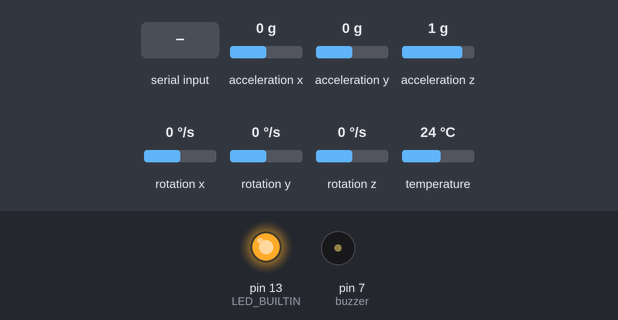
Recording of a sketch running on a simulated Arduino Leonardo, built with avr-gcc and run on an emulated ATmega32U4. Parts: output pins drawn as LEDs (lit = HIGH), buzzer (waves = sounding, pin HIGH). The inputs (shaded band) are chosen by the test bench; at power-on: acceleration x 0 g, acceleration y 0 g, acceleration z 1 g, rotation x 0 °/s, rotation y 0 °/s, rotation z 0 °/s, temperature 24 °C. What the sketch prints to the serial monitor is not drawn.

Above: at 1.3 s.
1.4 s: "E" received over Serial
At 2.4 s:
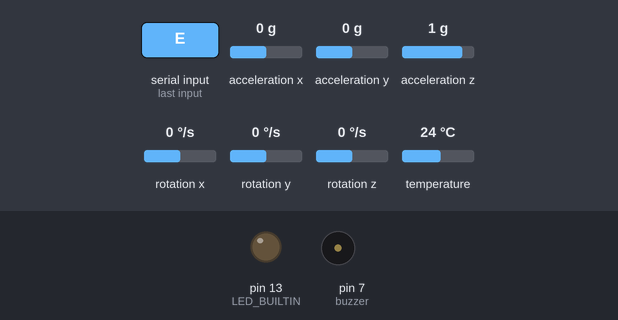
3.1 s: "B" received over Serial
At 3.5 s:
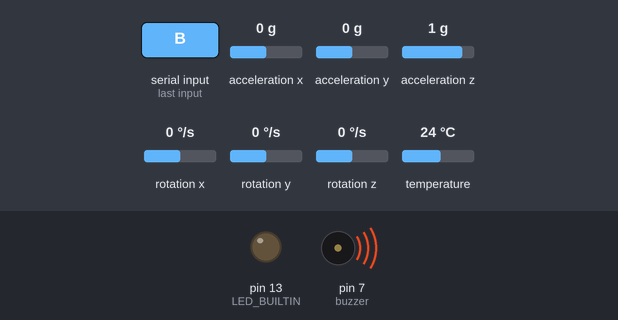
Timing chart, 0 to 6.1 s (numbered marks = the images above; inputs shaded):
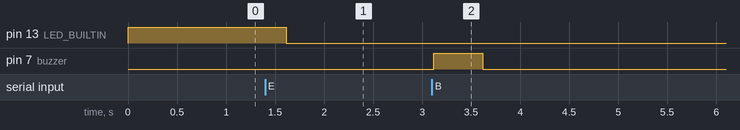

Measured:
- after the input at 1.4 s, pin 13 (LED_BUILTIN): HIGH → LOW after 0.21 s
- after the input at 3.1 s, pin 7 (buzzer): LOW → HIGH at once, → LOW 0.50 s later

The sketch:

MPU-6050.ino
```cpp
// Basic demo for accelerometer readings from Adafruit MPU6050

#include <Adafruit_MPU6050.h>
#include <Adafruit_Sensor.h>
#include <Wire.h>
int buzzer = 7;
int led_status = HIGH;
int incomingByte = 0;

Adafruit_MPU6050 mpu;

void setup(void) {
  Serial.begin(9600);

  pinMode(LED_BUILTIN, OUTPUT);
  pinMode(buzzer, OUTPUT);
  digitalWrite(LED_BUILTIN, HIGH);   // turn the LED on (HIGH is the voltage level)
  digitalWrite(buzzer, LOW);
  led_status = HIGH;

  while (!Serial)
    delay(10); // will pause Zero, Leonardo, etc until serial console opens

  Serial.println("Adafruit MPU6050 test!");

  // Try to initialize!
  if (!mpu.begin()) {
    Serial.println("Failed to find MPU6050 chip");
    while (1) {
      delay(10);
    }
  }
  Serial.println("MPU6050 Found!");

  mpu.setAccelerometerRange(MPU6050_RANGE_8_G);
  Serial.print("Accelerometer range set to: ");
  switch (mpu.getAccelerometerRange()) {
    case MPU6050_RANGE_2_G:
      Serial.println("+-2G");
      break;
    case MPU6050_RANGE_4_G:
      Serial.println("+-4G");
      break;
    case MPU6050_RANGE_8_G:
      Serial.println("+-8G");
      break;
    case MPU6050_RANGE_16_G:
      Serial.println("+-16G");
      break;
  }
  mpu.setGyroRange(MPU6050_RANGE_500_DEG);
  Serial.print("Gyro range set to: ");
  switch (mpu.getGyroRange()) {
    case MPU6050_RANGE_250_DEG:
      Serial.println("+- 250 deg/s");
      break;
    case MPU6050_RANGE_500_DEG:
      Serial.println("+- 500 deg/s");
      break;
    case MPU6050_RANGE_1000_DEG:
      Serial.println("+- 1000 deg/s");
      break;
    case MPU6050_RANGE_2000_DEG:
      Serial.println("+- 2000 deg/s");
      break;
  }

  mpu.setFilterBandwidth(MPU6050_BAND_21_HZ);
  Serial.print("Filter bandwidth set to: ");
  switch (mpu.getFilterBandwidth()) {
    case MPU6050_BAND_260_HZ:
      Serial.println("260 Hz");
      break;
    case MPU6050_BAND_184_HZ:
      Serial.println("184 Hz");
      break;
    case MPU6050_BAND_94_HZ:
      Serial.println("94 Hz");
      break;
    case MPU6050_BAND_44_HZ:
      Serial.println("44 Hz");
      break;
    case MPU6050_BAND_21_HZ:
      Serial.println("21 Hz");
      break;
    case MPU6050_BAND_10_HZ:
      Serial.println("10 Hz");
      break;
    case MPU6050_BAND_5_HZ:
      Serial.println("5 Hz");
      break;
  }

  Serial.println("");
  delay(100);
}

void loop() {


  if (Serial.available() > 0)
  {
    // read the incoming byte:
    incomingByte = Serial.read();
    if (incomingByte == 'E')
    {
      // flip LED
      led_status = (led_status == HIGH) ? LOW : HIGH;
      digitalWrite(LED_BUILTIN, led_status);
      sensors_event_t a, g, temp;
      mpu.getEvent(&a, &g, &temp);

      /* Print out the values */
     // Serial.print("Acceleration X: ");
      int x1 = a.acceleration.x;
      int y1 = a.acceleration.y;
      int z1 = a.acceleration.z;
      if (y1 < -2)
        Serial.println("w");
      else if (y1 > 2)
        Serial.println("s");
      else if (x1 < -2)
        Serial.println("d");
      else if (x1 > 2)
        Serial.println("a");
    }
     if (incomingByte == 'B')
    { digitalWrite(buzzer, HIGH);
      delay(500);
      digitalWrite(buzzer, LOW);
    }
  }


  delay(500);
}
```
